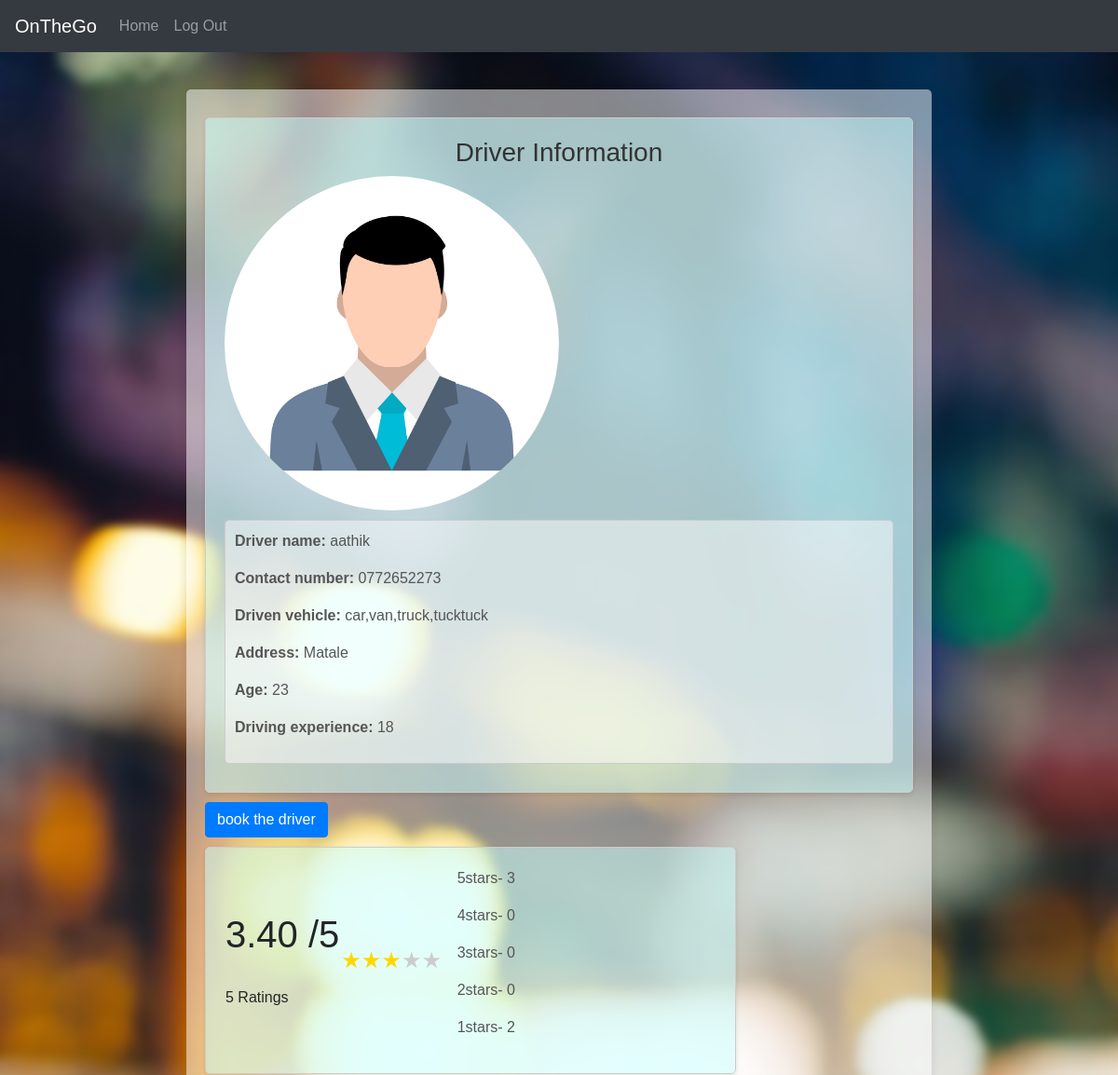
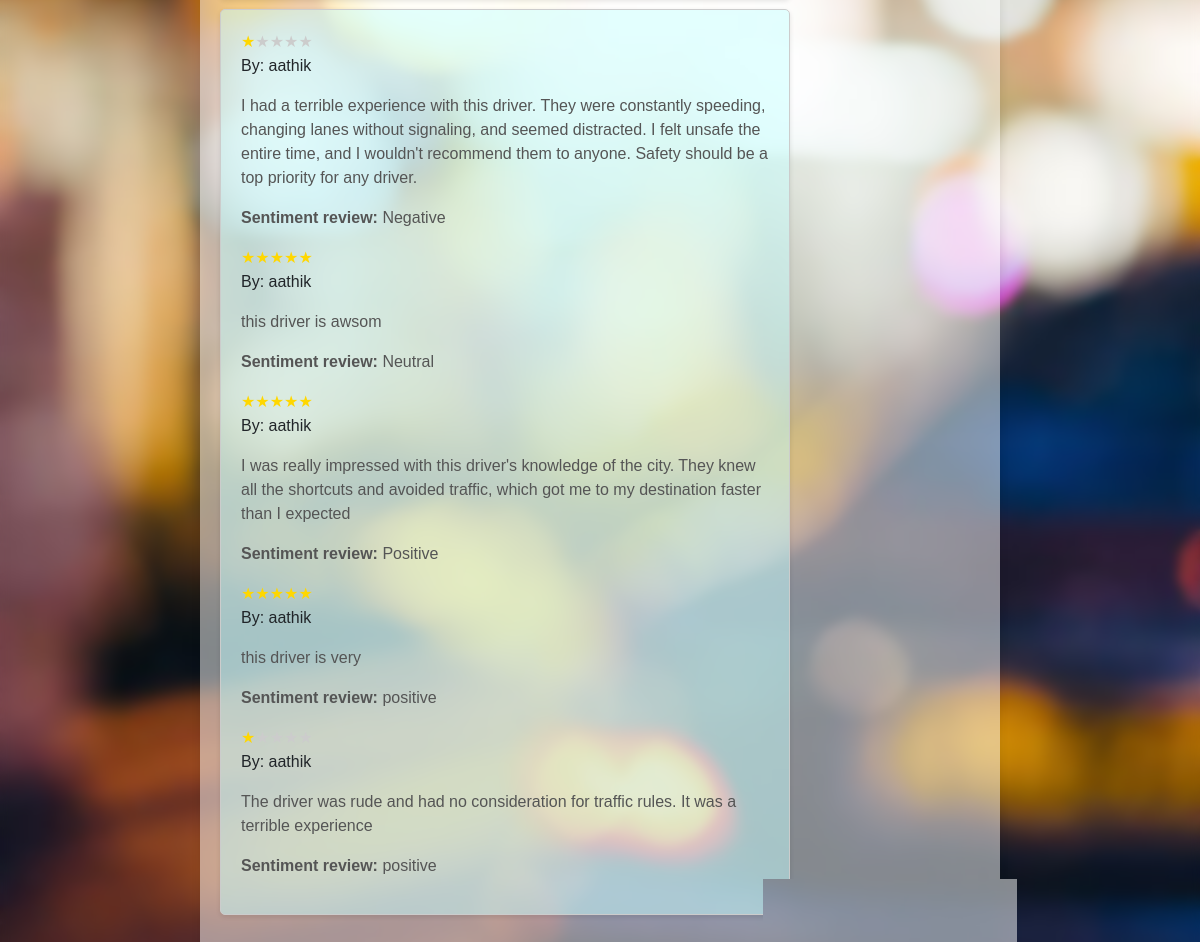
Page /Application_code/htdocs/Passanger/driversprofiles.php?driverID=35 (signed in) on the committed database (2 pictures, top to bottom).
### tables this page shows
CREATE TABLE `driver` (
  `did` int(255) NOT NULL,
  `Name` varchar(255) NOT NULL,
  `phone` varchar(15) NOT NULL,
  `age` int(100) NOT NULL,
  `nic` varchar(100) NOT NULL,
  `licence` varchar(100) NOT NULL,
  `vtype` varchar(100) NOT NULL,
  `experience` int(20) NOT NULL,
  `profile` varchar(250) NOT NULL,
  `address` varchar(250) NOT NULL,
  `password` varchar(250) NOT NULL,
  `Pricing` int(100) NOT NULL
);

CREATE TABLE `driver_user_intraction` (
  `intractionID` int(150) NOT NULL,
  `did` int(255) NOT NULL,
  `user_review` varchar(500) NOT NULL,
  `id` int(255) NOT NULL,
  `rating` int(20) NOT NULL,
  `sentimentreview` varchar(50) NOT NULL
);

CREATE TABLE `user` (
  `id` int(255) NOT NULL,
  `name` varchar(255) NOT NULL,
  `email` varchar(255) NOT NULL,
  `password` varchar(255) NOT NULL
);

### Application_code/htdocs/Passanger/driversprofiles.php (the view, shortened to what this page needs)
<!DOCTYPE html>
<html lang="en">
<head>
    <?php require_once('../setup/head.php'); ?>
</head>
<body>
    <?php require_once('../setup/navbar.php'); ?><br><br>
    <div class="container mt-5">
                <?php
                if (isset($_GET['driverID'])) {
                    $driverID = $_GET['driverID'];
                    require_once('../setup/dbcon.php');
                    $sql = "SELECT * FROM driver WHERE did = $driverID";
                    $result = $conn->query($sql);
                    if ($result && $result->num_rows > 0) {
                        $row = $result->fetch_assoc();
                        echo '<div class="outer-card">';
                        echo '<h3 style= "text-align: center">Driver Information</h3>';
                        echo  '<img src="' . $row['profile'] . '" alt="Driver Profile Image" style="max-width: 50%;">';
                        echo '<div class="inner-card">';
                        echo '<p><strong>Driver name: </strong>' . $row['Name'] . '</p>';
                        echo '<p><strong>Contact number: </strong>' . $row['phone'] . '</p>';
                        echo '<p><strong>Driven vehicle: </strong>' . $row['vtype'] . '</p>';
                        echo '<p><strong>Address: </strong>' . $row['address'] . '</p>';
                        echo '<p><strong>Age: </strong>' . $row['age'] . '</p>';
                        echo'<p> <strong>Driving experience: </strong>' . $row['experience'] . '</p>';
                        echo '</div>';
                        echo '</div>';
                    } else {
                        echo 'Driver not found.';
                    }
                    echo '<a style="align:center" href="bookadriver.php?driverID=' . $row['did'] . '" class="btn btn-primary"> book the driver</a>';
                    echo' <div  class="outer-card" style="width: 75%;" >';
                    $sql2 = "SELECT DU.*, U.*
                    FROM driver_user_intraction DU
                    JOIN user U ON DU.id = U.id
                    WHERE DU.did = $driverID";
                    $result2 = $conn->query($sql2);
                    if ($result2 && $result2->num_rows > 0) {
                        $totalRating = 0;
                        $totalRatingsCount = 0;
                        while ($row2 = $result2->fetch_assoc()) {
                            $totalRating += intval($row2['rating']);
                            $totalRatingsCount++;
                        }
                        if ($totalRatingsCount > 0) {
                            $averageRating = $totalRating / $totalRatingsCount;
                        } else {
                            $averageRating = 0;
                        }
                        function getStarRatingHtml($rating) {
                            $starHtml = '<div class="star-rating">';
                            for ($i = 1; $i <= 5; $i++) {
                                $starClass = ($i <= $rating) ? 'filled' : '';
                                $starHtml .= '<span class="star ' . $starClass . '">&#9733;</span>';
                            }
                            $starHtml .= '</div>';
                            return $starHtml;
                        }
                        $ratingCounts = array(0, 0, 0, 0, 0);
                        echo '<table class="user-reviews-table";style="width: 100%;">';
                        echo '<tr>';
                        echo '<td style="width: 33.33%;"> <h1>' . number_format($averageRating, 2) . ' /5   </h1><br>  '. $totalRatingsCount.' Ratings</td>';
                        echo '<td style="width: 33.33%;">' . getStarRatingHtml($averageRating) . '</td>';
                        $result2->data_seek(0);
                        while ($row2 = $result2->fetch_assoc()) {
                            $individualRating = $row2['rating'];
                            $ratingCounts[$individualRating - 1]++;
                        }
                        echo '<td style="width: 33.33%"; >';
                        for ($i = 5; $i >= 1; $i--) {
                            echo '<p>'  . '   ' . $i . 'stars-    ' . $ratingCounts[$i - 1];
                        }
                        echo '</td>';
                        echo '</tr>';
                        echo '</table>';
                        echo'</div>';
                        $result2->data_seek(0);
                        echo '<div class="outer-card" style="width: 75%;" >';
                        while ($row2 = $result2->fetch_assoc()) {
                            echo '<div class="review-card user-review">';
                            $individualRating = $row2['rating'];
                            echo '<span class="stars" >';
                            for ($i = 1; $i <= 5; $i++) {
                                $starClass = ($i <= $individualRating) ? 'filled' : '';
                                echo '<span class="star ' . $starClass . '">&#9733;</span>';
                            }
                            echo '</span>';
                            $userName = $row2['name'];
                            echo '<br>';
                            echo '<span  class="user-name"> By:  ' . $userName . '</span>';
                            echo '</div>';
                            echo '<p>' . $row2['user_review'] . '</p>';
                            echo '<p><strong>Sentiment review: </strong>' . $row2['sentimentreview'] . '</p>';
                        }
                    } else {
                        echo '<h3>Average Rating: 0.00</h3>';
                        echo 'No interaction data found.';
                    }
                    echo '</div><br>';
                    echo '</div><br>';
                } else {
                    echo 'Driver ID not provided.';
                }
                ?>
</body>
</html

### Application_code/htdocs/setup/head.php (shortened to what this page needs)
<link rel="stylesheet" href="https://maxcdn.bootstrapcdn.com/bootstrap/4.0.0/css/bootstrap.min.css">

### Application_code/htdocs/setup/navbar.php (shortened to what this page needs)
<html>
    <head>
    </head>
    <body>
    <nav class="navbar navbar-expand-lg navbar-dark fixed-top bg-dark">
        <a class="navbar-brand" href="../Passanger/passanger_home.php">OnTheGo</a>
        <div class="collapse navbar-collapse" id="navbarNavDropdown">
            <ul class="navbar-nav">
                <li class="nav-item">
                    <a class="nav-link <?php if ($activePage === 'home') echo 'active'; ?>" href="/Passanger/passanger_home.php">Home</a>
                </li>
                <li class="nav-item">
                    <a class="nav-link" href="/setup/logout.php">Log Out</a>
                </li>
            </ul>
        </div>
    </nav>
    </body>
</html>

### Application_code/htdocs/Passanger/driversprofiles.php (style rules this page uses)
body { font-family: Arial, sans-serif; background-image: url('../assets/bg.jpg'); backdrop-filter: blur(5px); background-size: cover; background-repeat: no-repeat; background-attachment: fixed; margin: 0; padding: 0; }
.container { max-width: 800px; margin: 0 auto; background-color: rgba(255, 255, 255, 0.5); padding: 20px; border-radius: 5px; box-shadow: 0 2px 10px rgba(0, 0, 0, 0.1); }
.outer-card img { max-width: 100%; border-radius: 50%; }
h3 { text-align: center; color: #333; }
.outer-card { border: 1px solid #ccc; border-radius: 5px; padding: 20px; margin: 10px 0; box-shadow: 0 2px 5px rgba(0, 0, 0, 0.1); background-color: rgba(200, 255, 255, 0.5); }
img { display: flex; justify-content: center; align-items: center; }
.inner-card { border: 1px solid #ccc; border-radius: 5px; padding: 10px; background-color: rgba(255, 255, 355, 0.5); margin: 10px 0; }
p { color: #555; }
.star-rating { font-size: 24px; }
.star { color: #ccc; }
.filled { color: #FFD700; }

### rows in the picture
driver: profile (picture), Name "aathik", phone "0772652273", vtype "car,van,truck,tucktuck", address "Matale", age "23", experience "18", Pricing "0"
driver_user_intraction: id.name "aathik", user_review "I had a terrible experience with this driver. They were constantly speeding, changing lanes without signaling, and seemed distracted. I felt unsafe the entire time, and I wouldn't recommend them to anyone. Safety should be a top priority for any driver.", sentimentreview "Negative"
driver_user_intraction: id.name "aathik", user_review "this driver is awsom", sentimentreview "Neutral"
driver_user_intraction: id.name "aathik", user_review "I was really impressed with this driver's knowledge of the city. They knew all the shortcuts and avoided traffic, which got me to my destination faster than I expected", sentimentreview "Positive"
driver_user_intraction: id.name "aathik", user_review "this driver is very", sentimentreview "positive"
driver_user_intraction: id.name "aathik", user_review "The driver was rude and had no consideration for traffic rules. It was a terrible experience", sentimentreview "positive"

### other values in the picture
$averageRating "3.40"
$totalRatingsCount "5"
$ratingCounts[$i - 1] "3"
$ratingCounts[$i - 1] "2"
